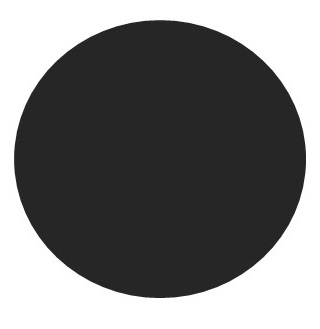
#> input picture src/input_images/img_1.JPG, 320 x 329 px, found by its file name
$ python pixel.py
#> lines starting #> are read from the running program, lines starting #| are printed output that depends on the picture
#> in main, img is the input picture: shape (329, 320, 3); min 24, max 255, mean 123.7
### src/modules/coreimagemodule.py
import cv2 as cv
import numpy as np


# verification of Gray scale image, if it is gray scale then it returns true otherwise false
def is_grayscale(source_image):
    return len(source_image.shape) < 3


# conversion of color to gray scale
def color_to_grayscale(src_image):
    if is_grayscale(src_image):  # if image is already graysclae no need to convert, just return
        return src_image
    else:
        return cv.cvtColor(src_image,
                           cv.COLOR_BGR2GRAY)  # using opencv builtin function to convert color image to graysclae


# Saturate between 0 and 255, if minus then multiply with - to make +, limit max to 255 by below equation
# [7 lines left out: function saturated_between_0_255, not called in this run]


def saturated_between_0_255_invert(sum_value):
    if sum_value < 0:
        if sum_value < -255:
            print(sum_value)
        return sum_value * -1
    elif sum_value > 255:
        return 255 - (sum_value - 255)
    else:
        return sum_value


# Saturate between minus and 255, limit max to 255 by below equation
# [15 lines left out: functions saturated_between_minus_255, saturated_between_0_any_number, not called in this run]


# Saturate with no linmit, in fact just the number as it is
def saturated_no_limit(sum_value):
    return sum_value


# comparing two image pixels, important it compares the same pixel address
# [45 lines left out: functions compare_two_images, compare_two_radial_lines, compare_two_images_different_pixel, rescale_to_min_max, rescale_non_inversion, not called in this run]


# returns the first ring of an image  with specific pixel
def first_ring(img_pointer, row, col, first_parameter, second_parameter):
    val_first_right = int(img_pointer[row, col + 1])
    val_first_left = int(img_pointer[row, col - 1])
    val_first_up = int(img_pointer[row - 1, col])
    val_first_down = int(img_pointer[row + 1, col])
    val_diag_one = int(img_pointer[row - 1, col - 1])
    val_diag_two = int(img_pointer[row - 1, col + 1])
    val_diag_three = int(img_pointer[row + 1, col + 1])
    val_diag_four = int(img_pointer[row + 1, col - 1])

    first_ring_value = val_first_right + val_first_left + val_first_up + val_first_down + val_diag_one + val_diag_two + val_diag_three + val_diag_four
    return first_ring_value / first_parameter


# returns the second ring of an image with specific pixel
# [94 lines left out: functions second_ring, third_ring, fourth_ring, not called in this run]


# get max intensity value in an image
def get_max_intensity(image_pointer):
    return np.amax(image_pointer)


# get min intensity value in an image
def get_min_intensity(image_pointer):
    return np.amin(image_pointer)


# get min intensity value in an image
def get_img_intensity(image_pointer, row, col):
    return int(image_pointer[row, col])


# [439 lines left out: functions pixel_neighbours, get_1st_ring, get_2nd_ring, get_3rd_ring, get_4th_ring, get_5th_ring and 10 more, not called in this run]

### src/pixel.py
import csv
import os
import sys

import cv2 as cv
import matplotlib.pyplot as plt
import numpy as np

from modules import coreimagemodule

root = os.getcwd()
print('root path: ', root)


def save_list_to_text_file(file_name, string_to_write):
    separate_lines_text = '\n'.join(string_to_write)
    text_file = open("{0}".format(file_name), "w")
    text_file.write(separate_lines_text)
    text_file.close()
    print("Saving file: '{0}' Successful".format(file_name))


def save_as_csv(file_name, hist1):
    with open(file_name, 'w', newline='') as file:
        writer = csv.writer(file)
        writer.writerow(["x", "Ring1"])
        for i in range(1, len(hist1)):
            writer.writerow([i, str(hist1[i]).replace('[', '').replace(']', '')])
            # , str(hist6[i]).replace('[', '').replace(']', ''),
        # str(hist7[i]).replace('[', '').replace(']', '')])
        print(file_name + ' saved!')


# array to read all the pixels of first ring and second ring
def get_inner_pixels_intensity(img_pointer, row, col):
    value_at_center = img_pointer[row, col]

    # if row == 178 and col == 287:
    #   print('hh')

    x_1 = 8
    y_1 = 8
    x_2 = -144
    y_2 = -144
    z_2 = -144

    first_ring = coreimagemodule.first_ring(img_pointer, row, col, x_1, y_1)
    # second_ring = coreimagemodule.second_ring(img_pointer, row, col, x_2, y_2, z_2)

    cent_int = (value_at_center - first_ring)  # + second_ring) #it wil be any result float
    result = (coreimagemodule.saturated_between_0_255_invert(
        cent_int))  # then befor making imqge this must be converted to int
    # if result>50:
    #   print('aaa')

    return result


# calculating Edge(inner to edge using edge) pixels

def get_edge_pixels_intensity(img_pointer, row, col):
    value_at_center = int(img_pointer[row, col])

    edge_ring = coreimagemodule.first_ring(img_pointer, row, col, 8, 8)

    cent_int = int(value_at_center - edge_ring)

    result = coreimagemodule.saturated_between_0_255_invert(cent_int)

    return 0


# create initial matrix according to height, width of image
def pixel_calculator(src):
    src_image = np.copy(src)
    height, width = src_image.shape  # defines grayscale(2D) image height and width
#> height = 329; width = 320
    print('The original image is of dimensions:', src_image.shape, ' data_type:', src_image.dtype, ' min_value:',
          np.amin(src_image), ' max_value:', np.amax(src_image))
#| The original image is of dimensions: (329, 320)  data_type: uint8  min_value: 24  max_value: 255
    print(src_image)
#> (printed output is left out)

    matrix = np.zeros(src_image.shape, src_image.dtype)  # calculated matrix made of equivalent dimension and data type
    matrix1 = np.zeros(src_image.shape, src_image.dtype)
    # matrix= np.copy(src_image)
    calc = 0

    # loop which goes through all required pixels
    for j in range(1, height - 1):
        for i in range(1, width - 1):
            calc += 1
            # col-1 because we need to end at second last row
            if i == 1:  # Here we will calculate the first Row
                # print('img[{0},{1}]:{2}'.format(j, i, src_image[j, i]))
                new_intensity = get_edge_pixels_intensity(src_image, j, i)
                matrix[j, i] = new_intensity
                matrix1[j, i] = new_intensity
            elif i == width - 2:
                # Here we will calculate the last Row
                # print('img[{0},{1}]:{2}'.format(j, i, src_image[j, i]))
                new_intensity = get_edge_pixels_intensity(src_image, j, i)
                matrix[j, i] = new_intensity
                matrix1[j, i] = new_intensity
            elif i != 1 and i != width - 2 and j == 1:
                # Here we will calculate the first col
                # print('img[{0},{1}]:{2}'.format(j, i, src_image[j, i]))
                new_intensity = get_edge_pixels_intensity(src_image, j, i)
                matrix[j, i] = new_intensity
                matrix1[j, i] = new_intensity
            elif i != 1 and i != width - 2 and j == height - 2:
                # Here we will calculate the last col
                # print('img[{0},{1}]:{2}'.format(j, i, src_image[j, i]))
                new_intensity = get_edge_pixels_intensity(src_image, j, i)
                matrix[j, i] = new_intensity
                matrix1[j, i] = new_intensity
            elif i != 1 or i != width - 2 or j == height - 2 or j == 1:
                # Here we will calculate al remaining rows and cols
                # print('img[{0},{1}]:{2}'.format(j, i, src_image[j, i]))
                new_intensity = get_inner_pixels_intensity(src_image, j, i)
                matrix[j, i] = new_intensity
                matrix1[j, i] = new_intensity
                if matrix[j, i] == 255:
                    print('img[{0},{1}]:{2}'.format(j, i, matrix[j, i]))
#> this loop made 327 passes
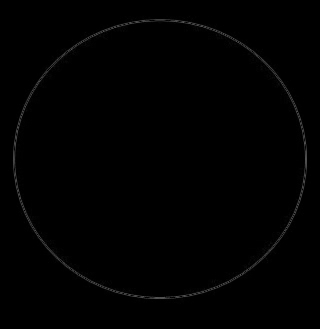
#> matrix: shape (329, 320); min 0, max 86, mean 1.1

    # loop which goes through all required pixels
    matrix3 = np.zeros(src_image.shape, src_image.dtype)
    print('The rescaled:', matrix3.shape, ' data_type:', matrix3.dtype, ' min_value:',
          np.amin(matrix3), ' max_value:', np.amax(matrix3))
#| The rescaled: (329, 320)  data_type: uint8  min_value: 0  max_value: 0
#> matrix3: shape (329, 320); every value is 0

    print('The calculated image is of dimensions:', matrix.shape, ' data_type:', matrix.dtype, ' min_value:',
          np.amin(matrix), ' max_value:', np.amax(matrix))
#| The calculated image is of dimensions: (329, 320)  data_type: uint8  min_value: 0  max_value: 86
    print('The float calculated image is of dimensions:', matrix1.shape, ' data_type:', matrix1.dtype, ' min_value:',
          np.amin(matrix1), ' max_value:', np.amax(matrix1))
#| The float calculated image is of dimensions: (329, 320)  data_type: uint8  min_value: 0  max_value: 86

    return matrix, matrix1, matrix3


def main():
    root = os.getcwd()
    input_image_path = os.path.join(root, 'input_images', 'img_1.jpg')

    img = cv.imread(input_image_path)
    if img is None:
        print('Failed to load image:')
        sys.exit(1)
    src = coreimagemodule.color_to_grayscale(img)

    calculated_image, float_matrix, rescale_matrix = pixel_calculator(
        src)  # shows all intensity calculations by calling pixel_calculator function

    print(calculated_image)
#> (printed output is left out)
    cv.imshow("Non-rescaled", float_matrix)  # displays calculated image
    cv.imwrite(os.path.join(root, 'Non-rescaled.png'), float_matrix)  # save calculated image

    # Histogram OpenCV
    float_matrix_hist = cv.calcHist([float_matrix], [0], None, [256], [0, 256])
    # cal_img = cv.calcHist([calculated_image], [0], None, [256], [0, 256])
    # plt.plot(cal_img)
    plt.plot(float_matrix_hist)
    plt.xlabel('Pixel Values')
    plt.ylabel('Number of Pixels')
    plt.xlim([0, 120])
    plt.yscale('log')
    plt.legend(('Non-rescaled Image'), loc='upper right')
    plt.savefig('output_images\\Non-rescaled.png')  # write at end to save the fig
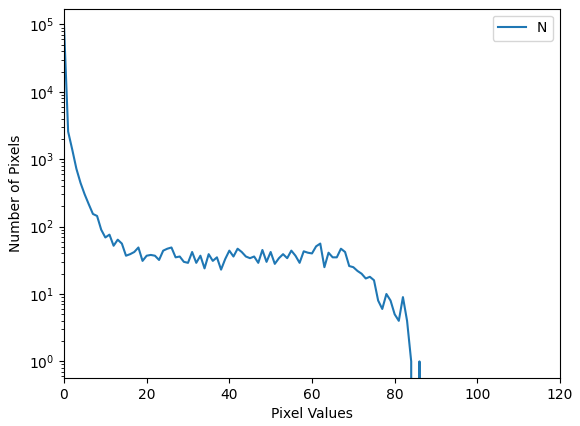
#> figure drawn by matplotlib, 1 panel; curve peaks at x = 0, y = 96715
    plt.show()

    cv.waitKey(0)
    cv.destroyAllWindows()
    return 0


# Now we call the main function
main()
print('program end')
#> (the run stopped early here; a loop or call above may not have finished)
